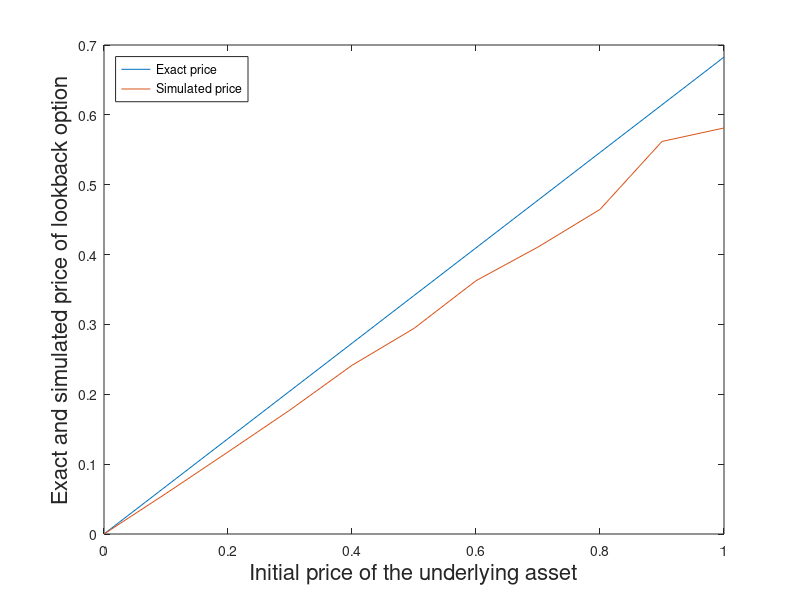

MATLAB code for this plot:
clear
randn('state',12) % Set initial state for repeatability;
M=1000; % number of simulations
N=100; % number of subintervals
T=1; dt=T/N;
mu=0.5; % drift parameter
r=mu; % drift parameter is the risk-free rate
sigma=1; % volatility parameter

% define time points
for i=1:N+1
    t(i)=(i-1)*dt;
end

% Initialise the expected option price
V0M=[];

% loop of getting the option price
for x0=0:0.1:1;
    S(1)=x0; % give initial value to GBM
    % calculate the expected payoff every time of simulation
    for m=1:M
        % simulate the paths for GBM
        for i=1:N
            S(i+1)=S(i)*exp((mu-0.5*sigma^2)*(t(i+1)-t(i))...
                   +sigma*sqrt(t(i+1)-t(i))*randn);
        end
        S_max(m)=max(S);
        VT(m)=max(0,S_max(m)-S(N+1)); % expected payoff
    end
    % calculate the averaged discounted payoff
    V0M=[V0M exp(-r*T)*sum(VT(1:M))/M];
end

% Generate exact option price
sigm=1;
tau=T;
r=0.5;

x=0:0.1:1;
dp=1/(sigm*sqrt(tau))*(r+0.5*sigm^2)*tau;
dm=1/(sigm*sqrt(tau))*(r-0.5*sigm^2)*tau;
V0=(1+sigm^2/2/r)*x*cdf('norm',dp,0,1)+exp(-r*tau)*x*cdf('norm',-dm,0,1)-(sigm^2/2/r)*exp(-r*tau)*x*cdf('norm',-dm,0,1)-x;

% plot the option price against initial value
figure;
plot(x,V0,x,V0M);
xlabel('Initial price of the underlying asset','FontSize',16)
ylabel('Exact and simulated price of lookback option','FontSize',16,'Rotation',90)
legend('Exact price', 'Simulated price','Location','NorthWest')
